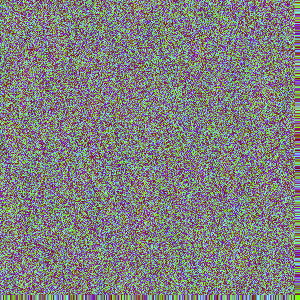
Frame 1 (no input)
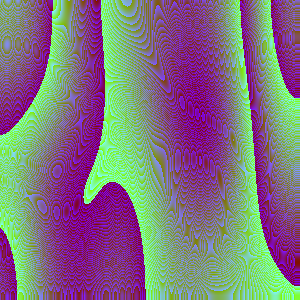
Frame 60 (the mouse pressed at the canvas centre just before this capture)
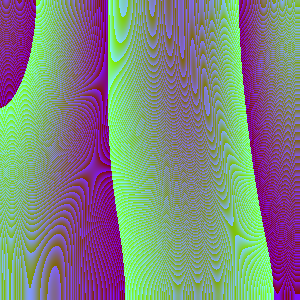
Frame 120 (the mouse held since frame 60 and released just before this capture)

The Processing sketch that drew these frames (run headless with seeded random() and noise(); from frame 60 on, the mouse is pressed at the canvas centre):

// Processing sketch: Figures
// ── Figures.pde
void setup(){
  size(300,300);    
  generateClouds();
}

void generateClouds(){
  loadPixels();
  for(int x = 0; x < width; x++){
     for(int y = 0; y < height; y++){
        set(x,y,color(random(1,255)));
     }  
  }
  

}

void filter(int r){
  for(int x = r; x < width - r; x++){
     for(int y = r; y < height - r; y++){
       int count = 0;
       int sum = 0;
       for(int sx = x - r; sx <= x + r; sx++){
         for(int sy = y - r; sy <= y + r; sy++){
           sum += get(sx,sy);
           count++;
         }
       }
       int average = sum/count;
       
      for(int sx = x - r; sx <= x + r; sx++){
         for(int sy = y - r; sy <= y + r; sy++){
           set(sx,sy,color(average));
         }
       }
       
     }  
  }  
}






void draw(){
  filter(2);
}
